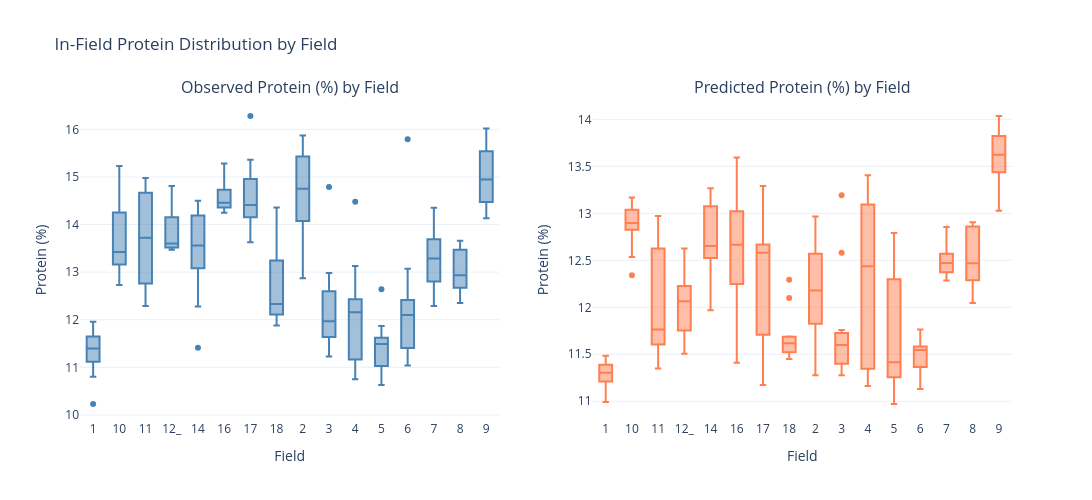

Write notebook code for a chart like this one.
### Code cell
fig = make_subplots(rows=1, cols=2, subplot_titles=['Observed Protein (%) by Field', 'Predicted Protein (%) by Field'])

for fk in sorted(results_df['field_key'].unique()):
    fk_data = results_df[results_df['field_key'] == fk]
    fig.add_trace(go.Box(
        y=fk_data['protein_pct'], name=str(fk),
        marker_color='steelblue', showlegend=False,
        hovertemplate='Field ' + str(fk) + '<br>%{y:.2f}%<extra></extra>'
    ), row=1, col=1)
    fig.add_trace(go.Box(
        y=fk_data['predicted'], name=str(fk),
        marker_color='coral', showlegend=False,
        hovertemplate='Field ' + str(fk) + '<br>%{y:.2f}%<extra></extra>'
    ), row=1, col=2)

fig.update_layout(
    title='In-Field Protein Distribution by Field',
    xaxis_title='Field', yaxis_title='Protein (%)',
    xaxis2_title='Field', yaxis2_title='Protein (%)',
    width=1100, height=500,
    template='plotly_white'
)
fig.show()
fig.write_image(FIGURES_DIR / 'boxplots_by_field.svg')

### Figure 1 — Plotly figure (JSON) as saved in the notebook; plotly's stock layout.template omitted (floating-point values rounded to 4 significant figures)
{"data": [{"hovertemplate": "Field 1<br>%{y:.2f}%<extra></extra>", "marker": {"color": "steelblue"}, "name": "1", "showlegend": false, "type": "box", "xaxis": "x", "y": [11.46, 11.57, 11.29, 11.87, 11.51, 10.23, 10.8, 11.73, 11.33, 11.96, 11.24, 10.99], "yaxis": "y"}, {"hovertemplate": "Field 1<br>%{y:.2f}%<extra></extra>", "marker": {"color": "coral"}, "name": "1", "showlegend": false, "type": "box", "xaxis": "x2", "y": [11.21, 11.21, 11.21, 11.26, 11.31, 11.48, 11.3, 11.39, 11.38, 11.36, 10.99, 11.44], "yaxis": "y2"}, {"hovertemplate": "Field 10<br>%{y:.2f}%<extra></extra>", "marker": {"color": "steelblue"}, "name": "10", "showlegend": false, "type": "box", "xaxis": "x", "y": [14.88, 13.88, 14.63, 13.43, 15.23, 13.59, 13.06, 13.15, 13.29, 12.73, 13.17, 13.42], "yaxis": "y"}, {"hovertemplate": "Field 10<br>%{y:.2f}%<extra></extra>", "marker": {"color": "coral"}, "name": "10", "showlegend": false, "type": "box", "xaxis": "x2", "y": [13.17, 12.98, 12.34, 13.17, 12.92, 13.07, 12.79, 13.0, 12.53, 12.86, 12.87, 12.88], "yaxis": "y2"}, {"hovertemplate": "Field 11<br>%{y:.2f}%<extra></extra>", "marker": {"color": "steelblue"}, "name": "11", "showlegend": false, "type": "box", "xaxis": "x", "y": [12.34, 14.53, 14.81, 12.89, 13.53, 12.92, 12.63, 13.91, 12.29, 14.98, 14.82, 14.48], "yaxis": "y"}, {"hovertemplate": "Field 11<br>%{y:.2f}%<extra></extra>", "marker": {"color": "coral"}, "name": "11", "showlegend": false, "type": "box", "xaxis": "x2", "y": [11.66, 11.7, 11.83, 11.65, 12.97, 12.51, 11.56, 12.74, 11.93, 12.95, 11.42, 11.35], "yaxis": "y2"}, {"hovertemplate": "Field 12_<br>%{y:.2f}%<extra></extra>", "marker": {"color": "steelblue"}, "name": "12_", "showlegend": false, "type": "box", "xaxis": "x", "y": [13.47, 13.47, 13.55, 13.54, 13.5, 13.63, 14.81, 13.57, 13.98, 13.83, 14.49, 14.33], "yaxis": "y"}, {"hovertemplate": "Field 12_<br>%{y:.2f}%<extra></extra>", "marker": {"color": "coral"}, "name": "12_", "showlegend": false, "type": "box", "xaxis": "x2", "y": [12.24, 12.1, 12.23, 11.76, 12.22, 12.62, 12.13, 11.51, 11.77, 11.62, 12.03, 11.75], "yaxis": "y2"}, {"hovertemplate": "Field 14<br>%{y:.2f}%<extra></extra>", "marker": {"color": "steelblue"}, "name": "14", "showlegend": false, "type": "box", "xaxis": "x", "y": [13.35, 14.5, 13.37, 13.91, 14.15, 12.28, 11.41, 13.56, 14.3], "yaxis": "y"}, {"hovertemplate": "Field 14<br>%{y:.2f}%<extra></extra>", "marker": {"color": "coral"}, "name": "14", "showlegend": false, "type": "box", "xaxis": "x2", "y": [12.53, 12.79, 12.52, 13.27, 13.11, 12.56, 12.65, 13.06, 11.97], "yaxis": "y2"}, {"hovertemplate": "Field 16<br>%{y:.2f}%<extra></extra>", "marker": {"color": "steelblue"}, "name": "16", "showlegend": false, "type": "box", "xaxis": "x", "y": [15.26, 15.28, 14.43, 14.69, 14.61, 14.47, 14.25, 14.39, 14.77, 14.26, 14.33, 14.45], "yaxis": "y"}, {"hovertemplate": "Field 16<br>%{y:.2f}%<extra></extra>", "marker": {"color": "coral"}, "name": "16", "showlegend": false, "type": "box", "xaxis": "x2", "y": [13.6, 13.18, 12.67, 13.25, 12.87, 11.54, 12.0, 11.41, 12.5, 12.66, 12.69, 12.66], "yaxis": "y2"}, {"hovertemplate": "Field 17<br>%{y:.2f}%<extra></extra>", "marker": {"color": "steelblue"}, "name": "17", "showlegend": false, "type": "box", "xaxis": "x", "y": [14.32, 13.71, 14.14, 16.28, 13.63, 15.13, 14.17, 14.5, 14.58, 15.36, 14.78, 14.23], "yaxis": "y"}, {"hovertemplate": "Field 17<br>%{y:.2f}%<extra></extra>", "marker": {"color": "coral"}, "name": "17", "showlegend": false, "type": "box", "xaxis": "x2", "y": [12.57, 12.59, 12.62, 12.65, 12.54, 11.19, 11.17, 11.76, 12.69, 11.65, 13.29, 12.9], "yaxis": "y2"}, {"hovertemplate": "Field 18<br>%{y:.2f}%<extra></extra>", "marker": {"color": "steelblue"}, "name": "18", "showlegend": false, "type": "box", "xaxis": "x", "y": [11.88, 12.33, 12.28, 14.36, 12.93, 12.06, 13.53, 11.99, 12.26, 13.35, 12.74], "yaxis": "y"}, {"hovertemplate": "Field 18<br>%{y:.2f}%<extra></extra>", "marker": {"color": "coral"}, "name": "18", "showlegend": false, "type": "box", "xaxis": "x2", "y": [12.29, 11.56, 11.45, 12.1, 11.68, 11.49, 11.62, 11.69, 11.56, 11.66, 11.51], "yaxis": "y2"}, {"hovertemplate": "Field 2<br>%{y:.2f}%<extra></extra>", "marker": {"color": "steelblue"}, "name": "2", "showlegend": false, "type": "box", "xaxis": "x", "y": [15.65, 14.73, 15.75, 15.21, 14.94, 13.06, 14.77, 15.87, 13.77, 14.72, 14.38, 12.87], "yaxis": "y"}, {"hovertemplate": "Field 2<br>%{y:.2f}%<extra></extra>", "marker": {"color": "coral"}, "name": "2", "showlegend": false, "type": "box", "xaxis": "x2", "y": [12.93, 12.97, 12.24, 12.67, 12.47, 11.28, 12.31, 12.12, 11.94, 12.04, 11.71, 11.39], "yaxis": "y2"}, {"hovertemplate": "Field 3<br>%{y:.2f}%<extra></extra>", "marker": {"color": "steelblue"}, "name": "3", "showlegend": false, "type": "box", "xaxis": "x", "y": [11.56, 11.91, 12.98, 11.23, 11.7, 11.91, 12.74, 12.35, 12.46, 11.57, 14.79, 12.03], "yaxis": "y"}, {"hovertemplate": "Field 3<br>%{y:.2f}%<extra></extra>", "marker": {"color": "coral"}, "name": "3", "showlegend": false, "type": "box", "xaxis": "x2", "y": [11.69, 11.28, 11.44, 11.29, 11.36, 11.76, 11.63, 12.58, 11.53, 11.63, 13.19, 11.57], "yaxis": "y2"}, {"hovertemplate": "Field 4<br>%{y:.2f}%<extra></extra>", "marker": {"color": "steelblue"}, "name": "4", "showlegend": false, "type": "box", "xaxis": "x", "y": [14.48, 12.4, 12.2, 13.13, 11.27, 12.16, 12.03, 11.11, 12.44, 10.75, 11.13], "yaxis": "y"}, {"hovertemplate": "Field 4<br>%{y:.2f}%<extra></extra>", "marker": {"color": "coral"}, "name": "4", "showlegend": false, "type": "box", "xaxis": "x2", "y": [13.41, 12.48, 13.18, 12.87, 13.17, 11.5, 12.44, 11.29, 11.61, 11.18, 11.16], "yaxis": "y2"}, {"hovertemplate": "Field 5<br>%{y:.2f}%<extra></extra>", "marker": {"color": "steelblue"}, "name": "5", "showlegend": false, "type": "box", "xaxis": "x", "y": [11.87, 11.51, 10.63, 12.64, 11.5, 11.66, 11.49, 11.18, 11.19, 10.98, 10.88], "yaxis": "y"}, {"hovertemplate": "Field 5<br>%{y:.2f}%<extra></extra>", "marker": {"color": "coral"}, "name": "5", "showlegend": false, "type": "box", "xaxis": "x2", "y": [11.41, 12.31, 12.32, 11.25, 10.97, 12.27, 11.23, 11.26, 11.27, 11.71, 12.79], "yaxis": "y2"}, {"hovertemplate": "Field 6<br>%{y:.2f}%<extra></extra>", "marker": {"color": "steelblue"}, "name": "6", "showlegend": false, "type": "box", "xaxis": "x", "y": [12.11, 12.09, 12.13, 12.7, 11.09, 11.04, 12.11, 11.44, 11.37, 13.07, 15.79, 11.82], "yaxis": "y"}, {"hovertemplate": "Field 6<br>%{y:.2f}%<extra></extra>", "marker": {"color": "coral"}, "name": "6", "showlegend": false, "type": "box", "xaxis": "x2", "y": [11.7, 11.55, 11.38, 11.54, 11.76, 11.58, 11.55, 11.3, 11.4, 11.58, 11.13, 11.35], "yaxis": "y2"}, {"hovertemplate": "Field 7<br>%{y:.2f}%<extra></extra>", "marker": {"color": "steelblue"}, "name": "7", "showlegend": false, "type": "box", "xaxis": "x", "y": [13.18, 13.71, 13.28, 12.29, 12.74, 12.87, 14.35, 12.35, 13.29, 14.32, 13.31, 13.67], "yaxis": "y"}, {"hovertemplate": "Field 7<br>%{y:.2f}%<extra></extra>", "marker": {"color": "coral"}, "name": "7", "showlegend": false, "type": "box", "xaxis": "x2", "y": [12.55, 12.46, 12.86, 12.48, 12.34, 12.53, 12.46, 12.73, 12.34, 12.4, 12.59, 12.29], "yaxis": "y2"}, {"hovertemplate": "Field 8<br>%{y:.2f}%<extra></extra>", "marker": {"color": "steelblue"}, "name": "8", "showlegend": false, "type": "box", "xaxis": "x", "y": [13.53, 13.66, 13.46, 12.93, 12.78, 13.16, 13.48, 12.7, 12.64, 12.35, 12.52, 12.94], "yaxis": "y"}, {"hovertemplate": "Field 8<br>%{y:.2f}%<extra></extra>", "marker": {"color": "coral"}, "name": "8", "showlegend": false, "type": "box", "xaxis": "x2", "y": [12.82, 12.89, 12.48, 12.46, 12.21, 12.32, 12.4, 12.05, 12.9, 12.84, 12.88, 12.25], "yaxis": "y2"}, {"hovertemplate": "Field 9<br>%{y:.2f}%<extra></extra>", "marker": {"color": "steelblue"}, "name": "9", "showlegend": false, "type": "box", "xaxis": "x", "y": [14.13, 14.5, 14.7, 14.59, 14.45, 15.19, 15.28, 15.56, 15.52, 16.02, 14.38, 15.91], "yaxis": "y"}, {"hovertemplate": "Field 9<br>%{y:.2f}%<extra></extra>", "marker": {"color": "coral"}, "name": "9", "showlegend": false, "type": "box", "xaxis": "x2", "y": [13.82, 13.83, 14.04, 13.81, 13.74, 13.89, 13.51, 13.48, 13.25, 13.48, 13.39, 13.03], "yaxis": "y2"}], "layout": {"annotations": [{"font": {"size": 16}, "showarrow": false, "text": "Observed Protein (%) by Field", "x": 0.225, "xanchor": "center", "xref": "paper", "y": 1, "yanchor": "bottom", "yref": "paper"}, {"font": {"size": 16}, "showarrow": false, "text": "Predicted Protein (%) by Field", "x": 0.775, "xanchor": "center", "xref": "paper", "y": 1, "yanchor": "bottom", "yref": "paper"}], "height": 500, "title": {"text": "In-Field Protein Distribution by Field"}, "width": 1100, "xaxis": {"anchor": "y", "domain": [0, 0.45], "title": {"text": "Field"}}, "xaxis2": {"anchor": "y2", "domain": [0.55, 1], "title": {"text": "Field"}}, "yaxis": {"anchor": "x", "domain": [0, 1], "title": {"text": "Protein (%)"}}, "yaxis2": {"anchor": "x2", "domain": [0, 1], "title": {"text": "Protein (%)"}}}}
